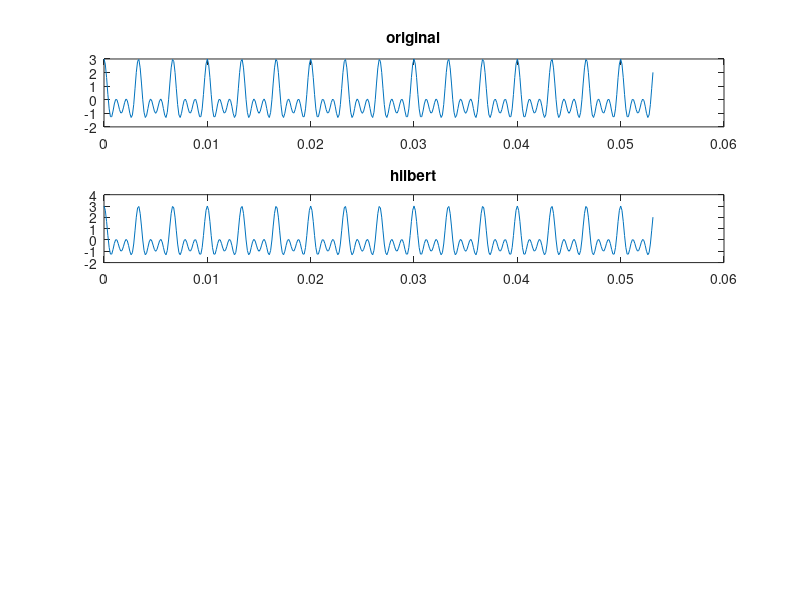

Recreate this plot in MATLAB. (Note: this script raises an error after producing the figure.)
%resources: https://books.google.ca/books?id=N7QgBQAAQBAJ&pg=PA40&lpg=PA40&dq=fft+dsp+chip+computation+time&source=bl&ots=FYRRHsqchb&sig=5FZtx4Ul9XSOhE1zqcR8rhBfAqI&hl=en&sa=X&ved=0ahUKEwiCvK7rnMzNAhWrx4MKHRGDCkAQ6AEITTAI#v=onepage&q=fft%20dsp%20chip%20computation%20time&f=false
% %http://link.springer.com/chapter/10.1007%2F3-540-45675-9_83#page-1
% http://www.eed.nctu.edu.tw/files/writing/5223_ded84c73.pdf
% http://stackoverflow.com/questions/6663222/doing-fft-in-realtime/8575259#8575259


clear All;

% Time specifications
fc = 300;                     % hertz
fs = 8000;                % samples per second for constructing the sine wave
dt = 1/fs;                   % seconds per sample
StopTime = 2 * 8 / fc;       % seconds
t = (0:dt:StopTime-dt);     % seconds

%compound signal generation
y = cos(2*pi*fc*t) + cos(2*pi*(fc*2)*t)+ cos(2*pi*(fc*3)*t);
y = y';

% [y, fs] = audioread('two.wav');
% y = y(:,1);
% info = audioinfo('two.wav');
% y=resample(y,8000,fs); %resample so that fs=8000
% fs = 8000;
% t = 0:seconds(1/fs):seconds(info.Duration);
t = t(1:length(y));


subplot(4,1,1);
plot(t,y);
title('original');

y = hilbert(y); %make analytical signal
subplot(4,1,2);
plot(t,y);
title('hilbert');

y = single(y);

windowsize = 256;
fftsize = windowsize;
SLIDE_BY_1 = 1; %samples to advance the sliding window by (hop size)

w = ones(windowsize,1); %windowing function (ones work with SLIDE_BY_1 = 1 only)

stft_matrix = stft(y,w,SLIDE_BY_1,fftsize);  %matrix containing all the individual frequency points for all window slides

freq_pos = 0:fs/fftsize:fs/2; % frequency vector from 0 to the Nyquist

wcenter = 26; %calculated to be the sample offset for taking output samples
wlatency = (wcenter +1)/ fs; %in seconds
alatency = 0.001;
air_latency = single(alatency);
total_latency = single(wlatency + alatency);
%latency = single(0.001); %our test value in seconds
d = int32(air_latency * fs); % samples
                                    
%phase  is a ROW vector with length == number of freq bins
[phase] = get_antiphase_vector_pos(freq_pos, total_latency);

shifted_matrix = single(zeros(size(stft_matrix)));
%shift each sample in the matrix by phase amount
matrix_size = size(stft_matrix);
% each iteration of this loop represents the elapse of 1 sample (1/8000th
% second)
for r = 1:(matrix_size(1))
    Y = stft_matrix(r,:); %Y is FFT of the current audio data at hand
    shifted_matrix(r,:) = Y.*exp(+1i* (phase)); %negative sign for moving yi to the left wrt y
end

%STUB: shifted_matrix contains the frequency domain data that it ready
%for ifft at each sample interval
%We place that into isft_matrix for convenience, but in C code
%we will not have a matrix and just send it to DAC for output
istft_matrix = single(zeros(size(shifted_matrix))); %init with zeros
for r = 1 : 1 : size(shifted_matrix, 1)
    istft_matrix(r,:) = ifft(shifted_matrix(r,:),fftsize);
end

%Since using sliding fft, we output samples from the middle of window
%otherwise fourier transform is cyclical and we'll pick up garbage
%but this adds its own time domain global latency which needs to be accounted for
%by the calibration sw



yi = single(zeros(length(y),1));
yindex = 1; 
for r = 1: 1 : size(istft_matrix,1)
    %reconstruct time domain signal using those precomputed in istft_matrix
    yi(yindex) = istft_matrix(r,wcenter+1);
    yindex = yindex + SLIDE_BY_1;
end

subplot(4,1,3);
plot(t,yi);
latencystr = sprintf('yi delayed by %0.6f seconds', latency);
title(latencystr );

result = y(1+d:end) + yi(1:end -d);

subplot(4,1,4);
plot(t(1:length(result)),result);
title('original + yi signal');

%audiowrite('y.wav', (yi),fs);
audiowrite('yi.wav', (yi),fs);
audiowrite('yr.wav', (result),fs);

%just some statistics on signal level
avgy = mean(abs(y));
avgyi = mean(abs(yi));
avgyr = mean(abs(result));